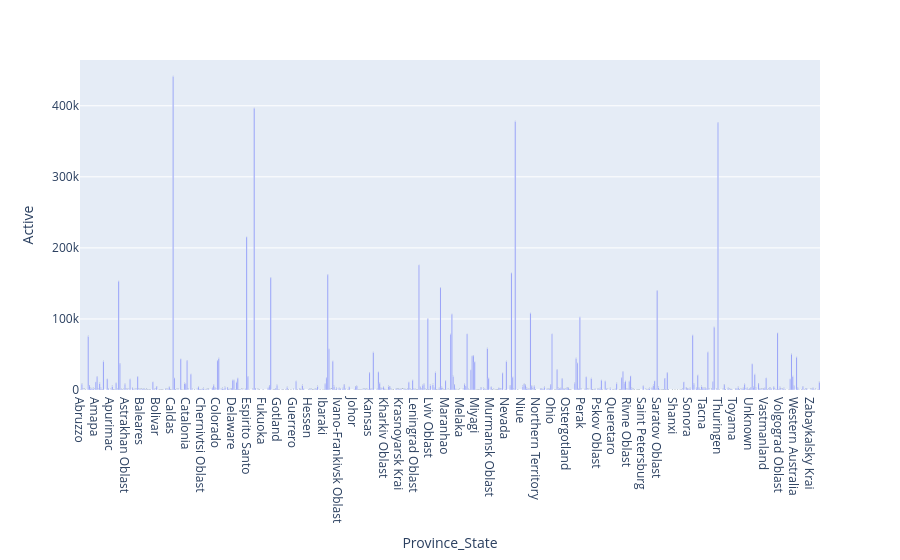

The cell this chart's notebook holds for it:
### Markdown cell above
### Plot Province/State Wise Active Cases in USA

### Code cell
dg= df.groupby('Province_State')['Active'].sum().reset_index()

fig= px.bar(
    dg,
    'Province_State',
    'Active',
    text_auto= True
)
fig.show()

### Figure 1 — Plotly figure (JSON) as saved in the notebook; plotly's stock layout.template omitted (floating-point values rounded to 4 significant figures; data arrays with more than 128 entries replaced by an {"elided": "..."} marker saying what was removed)
{"data": [{"hovertemplate": "Province_State=%{x}<br>Active=%{y}<extra></extra>", "legendgroup": "", "marker": {"color": "#636efa", "pattern": {"shape": ""}}, "name": "", "orientation": "v", "showlegend": false, "textposition": "auto", "texttemplate": "%{y}", "type": "bar", "x": {"elided": "584 str values"}, "xaxis": "x", "y": {"elided": "584 int values"}, "yaxis": "y"}], "layout": {"barmode": "relative", "legend": {"tracegroupgap": 0}, "margin": {"t": 60}, "xaxis": {"anchor": "y", "domain": [0, 1], "title": {"text": "Province_State"}}, "yaxis": {"anchor": "x", "domain": [0, 1], "title": {"text": "Active"}}}}
